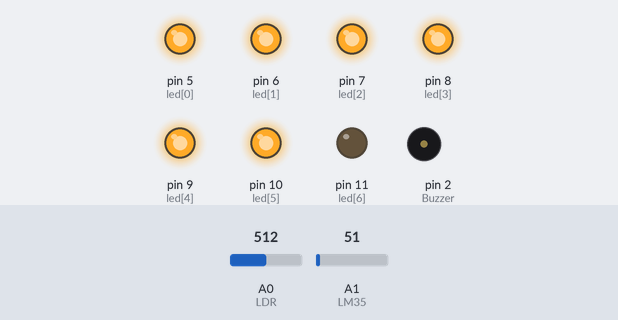
The sketch below on a simulated Arduino Uno, built with avr-gcc and run on an emulated ATmega328P. Parts: output pins drawn as LEDs (lit = HIGH), buzzer (waves = sounding). The test bench sets the inputs (shaded band); at power-on: A1 (LM35) = 51, A0 (LDR) = 512.

Above: at 1.2 s.
1.3 s: A1 (LM35) set to 76
2.8 s: A1 (LM35) set to 87
At 4.0 s:
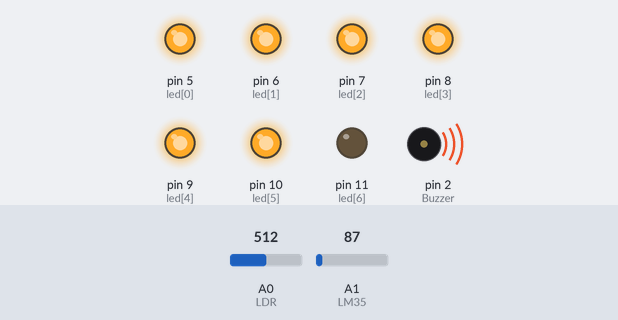
4.3 s: A0 (LDR) set to 483
At 4.9 s:
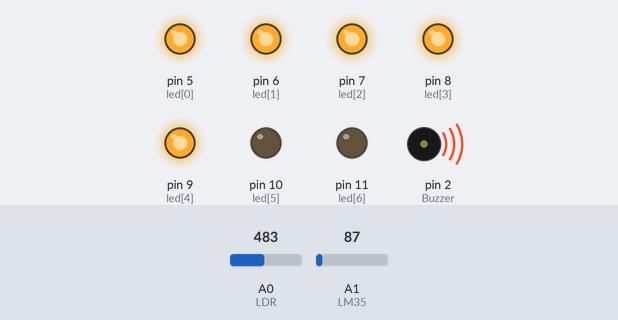
5.8 s: A0 (LDR) set to 409
7.3 s: A0 (LDR) set to 389
At 8.4 s:
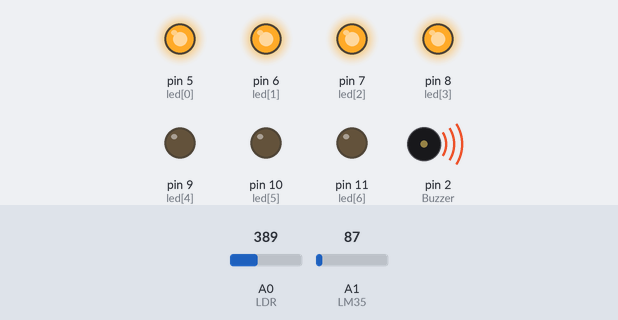
8.8 s: A1 (LM35) set to 71
At 9.8 s:
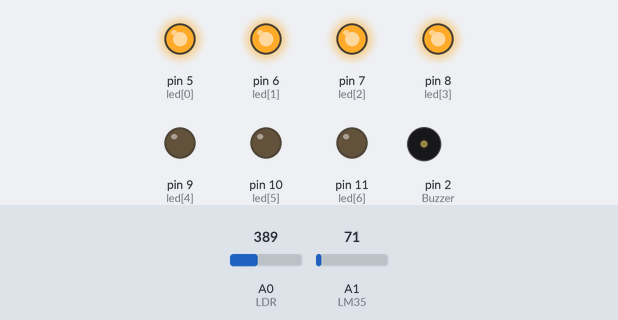
Timing chart, 0 to 11.3 s (numbered marks = the images above; inputs shaded):
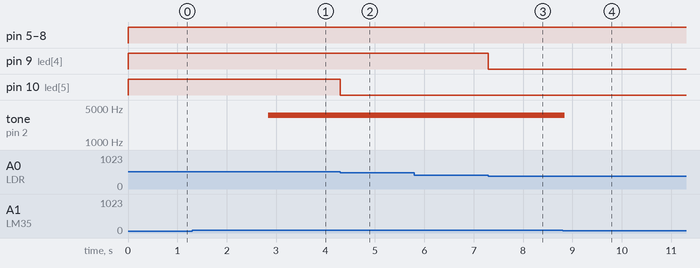

Measured:
- the behaviour switches between 81 and 82 on A1 (LM35) (found by bisection; images 0 and 1)
- the behaviour switches between 501 and 500 on A0 (LDR) (found by bisection; images 1 and 2)
- the behaviour switches between 401 and 400 on A0 (LDR) (found by bisection; images 2 and 3)
- after the input at 1.3 s, every drawn part: stays the same
- after the input at 2.8 s, tone on pin 2 (Buzzer): silent → 3571 Hz at once
- after the input at 4.3 s, pin 10 (led[5]): HIGH → LOW at once
- after the input at 5.8 s, every drawn part: stays the same
- after the input at 7.3 s, pin 9 (led[4]): HIGH → LOW at once
- after the input at 8.8 s, tone on pin 2 (Buzzer): 3571 Hz → silent at once

The sketch:

Central_de_seguran_a.ino
```cpp
const int LDR = 0;
const int LM35= 1;
const int Buzzer = 2;
const int led[] = {
5,6,7,8,9,10,11};
int ValorLDR = 0;
int ADClido = 0;
float temperatura = 0;
int pwm = 0;


void setup(){
for(int x = 0; x < 7 ; x++){
pinMode(led[x], OUTPUT);
}
pinMode(Buzzer,OUTPUT);
}
void loop(){
ValorLDR = analogRead(LDR);
ADClido = analogRead(LM35);
temperatura = ADClido * 0.4887585532;
if (temperatura > 20.00){
digitalWrite(led[0], HIGH);
}
else{
digitalWrite(led[0], LOW);
}
if (temperatura > 22.00){
digitalWrite(led[1], HIGH);
}
else{
digitalWrite(led[1], LOW);
}
if (temperatura > 24.00){
digitalWrite(led[2], HIGH);
}
else{
digitalWrite(led[2], LOW);
}
if (ValorLDR > 500){
digitalWrite(led[5], HIGH);
}
else{
digitalWrite(led[5], LOW);
}
if (ValorLDR > 400){
digitalWrite(led[4], HIGH);
}
else{
digitalWrite(led[4], LOW);
}
if (ValorLDR > 100){
digitalWrite(led[3], HIGH);
digitalWrite(led[6], LOW);
digitalWrite(Buzzer, LOW);
}
else{
digitalWrite(led[3], LOW);
digitalWrite(led[6], HIGH);
}
if (temperatura > 40.00){
digitalWrite(Buzzer, HIGH);
}
}
```
